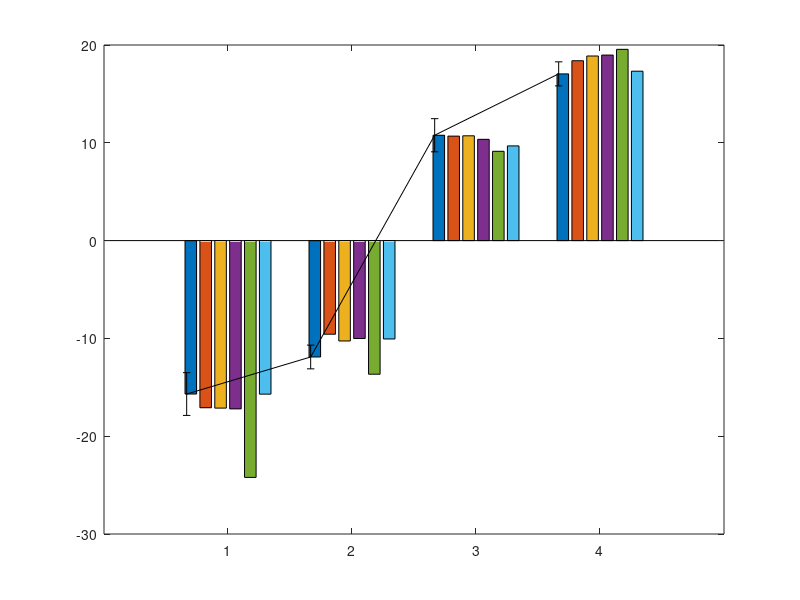

Write the MATLAB code that produced this figure. (Note: this script raises an error after producing the figure.)
close all;
% Amplitude

figure('Position', [10 10 900 600]);
y = [-15.688575	-11.899696	10.773699	17.047962;
-17.089745	-9.5748596	10.68366	18.393894;
-17.127531	-10.26338	10.716357	18.875361;
-17.206969	-10.014045	10.356731	18.970516;
-24.214279	-13.663709	9.1340157	19.556529;
-15.700668  -10.057398  9.6836456   17.322605]';
y_error = [2.187155	1.21333	1.695242	1.22989;
1.17229	1.041077	1.327551	1.651015;
1.442365	1.253689	1.049203	1.076073;
1.230206	1.321196	1.044352	1.202498;
0.9869192	0.8088394	0.7006645	0.7091214;
1.873424    0.522741    1.024612    2.056078]';

bar(y,'grouped')
hold on
%errorbar(y,y_error)

% Find the number of groups and the number of bars in each group
ngroups = size(y, 1);
nbars = size(y_error, 2);

% Calculate the width for each bar group
groupwidth = min(0.8, nbars/(nbars + 1.5));

% Set the position of each error bar in the centre of the main bar
% Based on barweb.m by Bolu Ajiboye from MATLAB File Exchange
for i = 1:nbars
    % Calculate center of each bar
    x = (1:ngroups) - groupwidth/2 + (2*i-1) * groupwidth / (2*nbars);
    errorbar(x, y(:,i), y_error(:,i), 'k', 'linestyle', 'none');
end

set(gca,'xticklabel',{'A','B','C','D'});
set(gca, 'FontName', 'Times New Roman', 'FontSize', 16);

yline(-22,'-.k', 'A : -22 deg.');
yline(-11,'-.k', 'B : -11 deg.');
yline(22,'-.k', 'D : 22 deg.');
yline(11,'-.k', 'C : 11 deg.');

title('Saccade Amplitude');
xlabel('Target Location'); 
ylabel('Saccade Amplitude - degrees'); 

hold off 
legend({'BP','BR','CVM','CAM','EL','LR'}, "Location", "northwest");

% Accuracy
figure('Position', [10 10 900 600]);
y = [9.1972043	5.8751338	5.156426	6.973949;
7.2125343	3.5649308	4.3529315	6.8305602;
7.3086941	3.9160937	3.2948365	4.8824469;
6.6831391	4.1548783	3.2931755	5.6006825;
3.544384	3.4323407	2.5022335	2.5886208;
7.4428624   2.2674792   3.2606913   6.5618474]';
y_error = [1.116086	0.8366407	1.239318	0.9571786;
0.7599914	0.6545057	1.01744	1.371918;
0.9836953	0.9400772	0.7099798	0.7285242;
0.7828177	0.9571601	0.6508075	0.9932491;
0.8121445	0.4203145	0.4671728	0.7018016
1.427631    0.3793483   0.6097197   1.343825]';

bar(y,'grouped')
hold on
%errorbar(y,y_error)

% Find the number of groups and the number of bars in each group
ngroups = size(y, 1);
nbars = size(y_error, 2);

% Calculate the width for each bar group
groupwidth = min(0.8, nbars/(nbars + 1.5));

% Set the position of each error bar in the centre of the main bar
% Based on barweb.m by Bolu Ajiboye from MATLAB File Exchange
for i = 1:nbars
    % Calculate center of each bar
    x = (1:ngroups) - groupwidth/2 + (2*i-1) * groupwidth / (2*nbars);
    errorbar(x, y(:,i), y_error(:,i), 'k', 'linestyle', 'none');
end

set(gca,'xticklabel',{'A','B','C','D'});
set(gca, 'FontName', 'Times New Roman', 'FontSize', 16);

title('Saccade Error');
xlabel('Target Location'); 
ylabel('Saccade Error - degrees'); 

hold off 
legend({'BP','BR','CVM','CAM','EL','LR'}, "Location", "northeast");

% Peak Vel
figure('Position', [10 10 900 600]);
y = [297.53576	238.3882	247.82396	345.61614;
255.73862	236.7825	256.40277	294.60873;
187.78503	153.07393	161.22792	212.54146;
111.50257	104.36718	117.68895	112.78996;
%1104.4488	887.01375	1037.8946	1454.2062;
36.328657   28.424839   24.974905   40.3398]';
y_error = [14.64912	21.26613	25.23641	21.67129;
18.32647	24.6261	42.62854	23.66537;
10.16955	13.7747	17.67743	8.651051;
20.815	19.25053	22.98981	18.21578;
%379.3686	232.5608	437.3298	406.6172
3.286789    2.792816    3.260625    3.132961]';

bar(y,'grouped')
hold on
%errorbar(y,y_error)

% Find the number of groups and the number of bars in each group
ngroups = size(y, 1);
nbars = size(y_error, 2);

% Calculate the width for each bar group
groupwidth = min(0.8, nbars/(nbars + 1.5));

% Set the position of each error bar in the centre of the main bar
% Based on barweb.m by Bolu Ajiboye from MATLAB File Exchange
for i = 1:nbars
    % Calculate center of each bar
    x = (1:ngroups) - groupwidth/2 + (2*i-1) * groupwidth / (2*nbars);
    errorbar(x, y(:,i), y_error(:,i), 'k', 'linestyle', 'none');
end

set(gca,'xticklabel',{'A','B','C','D'});
set(gca, 'FontName', 'Times New Roman', 'FontSize', 16);

title('Saccade Peak Velocity');
xlabel('Target Location'); 
ylabel('Peak Velocity - m/s'); 

hold off 
legend({'BP','BR','CVM','CAM','LR'}, "Location", "northwest");

% Latency
figure('Position', [10 10 900 600]);
y = [0.65806007	0.79241925	0.83016074	0.74778653;
0.80622385	0.80776441	0.89022043	0.81600459;
0.73551427	0.73840328	0.78964352	0.77372521;
0.71691584	0.83029708	0.74795997	0.72130964;
0.60675623	0.76527689	0.92462657	0.66243143
0.96150623  0.99830105  0.97612096  0.98879232]';
y_error = [0.0766101	0.1404733	0.1113711	0.08045419;
0.08221232	0.0940008	0.1094191	0.06784854;
0.05138629	0.07849202	0.07177342	0.05962039;
0.07427168	0.1247215	0.06897229	0.05737802;
0.03467376	0.1806179	0.3982384	0.0373226
0.06158214  0.07509673  0.06206889  0.05561781]';

bar(y,'grouped')
hold on
%errorbar(y,y_error)

% Find the number of groups and the number of bars in each group
ngroups = size(y, 1);
nbars = size(y_error, 2);

% Calculate the width for each bar group
groupwidth = min(0.8, nbars/(nbars + 1.5));

% Set the position of each error bar in the centre of the main bar
% Based on barweb.m by Bolu Ajiboye from MATLAB File Exchange
for i = 1:nbars
    % Calculate center of each bar
    x = (1:ngroups) - groupwidth/2 + (2*i-1) * groupwidth / (2*nbars);
    errorbar(x, y(:,i), y_error(:,i), 'k', 'linestyle', 'none');
end

set(gca,'xticklabel',{'A','B','C','D'});
set(gca, 'FontName', 'Times New Roman', 'FontSize', 16);

title('Saccade Latency');
xlabel('Target Location'); 
ylabel('Latency - s'); 

hold off 
legend({'BP','BR','CVM','CAM','EL','LR'}, "Location", "northeast");